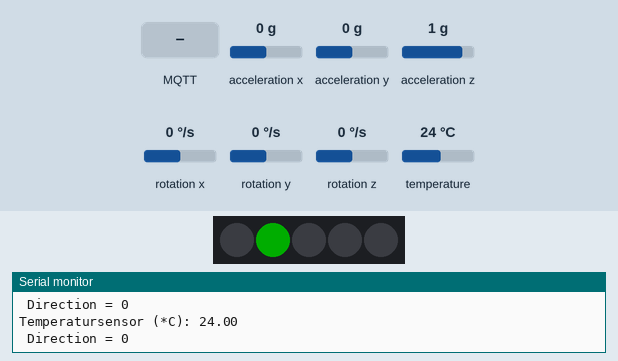
The sketch below on a simulated ESP32. Shown: 5 RGB LEDs in strip order, left to right, the last lines printed to the serial monitor. Wiring (inferred from the names in the program): MPU-6050 motion sensor at I2C address 0x68. The inputs (shaded band) are chosen by the test bench; at power-on: acceleration z 1 g, acceleration x 0 g, acceleration y 0 g, rotation x 0 °/s, rotation y 0 °/s, rotation z 0 °/s, temperature 24 °C. Dim RGB values are drawn brighter than linear; WiFi joins after 1.5 s; servers stay silent unless stated; no MQTT or app messages arrive unless stated.

Above: at 2.7 s.
2.8 s: MQTT message "1" arrives on the first subscribed topic
At 4.5 s:
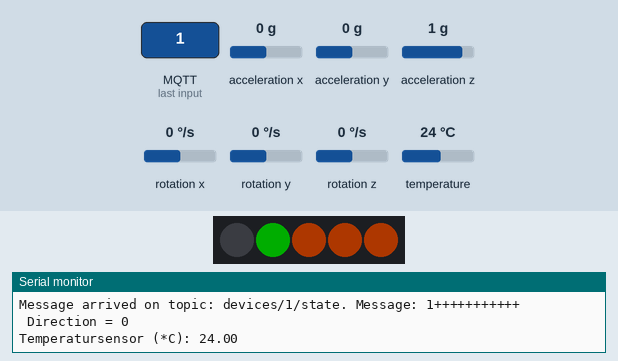
4.8 s: acceleration z set to -1.4 g
At 6.8 s:
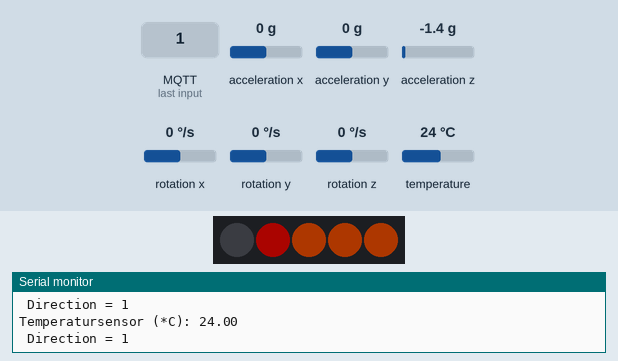
7.8 s: MQTT message "2" arrives on the first subscribed topic
At 9.5 s:
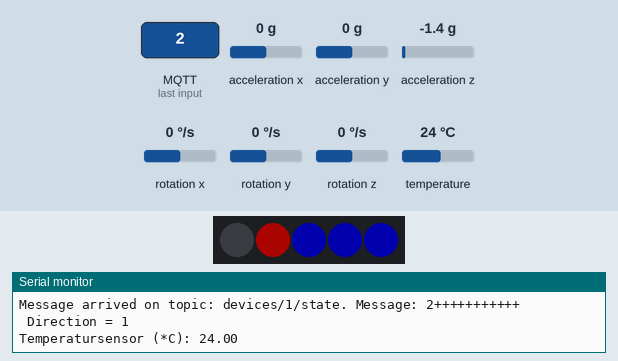
9.8 s: acceleration z set to 0 g
At 11.9 s:
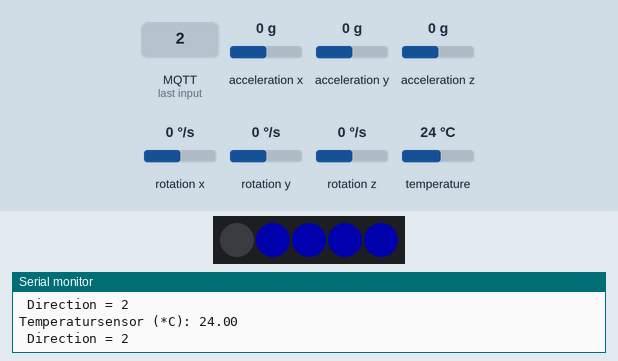
12.8 s: MQTT message "0" arrives on the first subscribed topic
At 13.6 s:
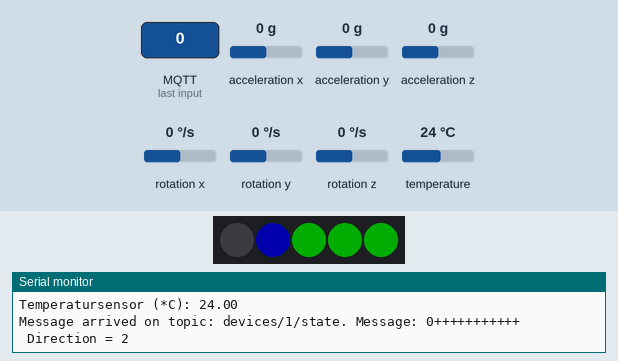
14.8 s: MQTT message "4" arrives on the first subscribed topic
At 16.3 s:
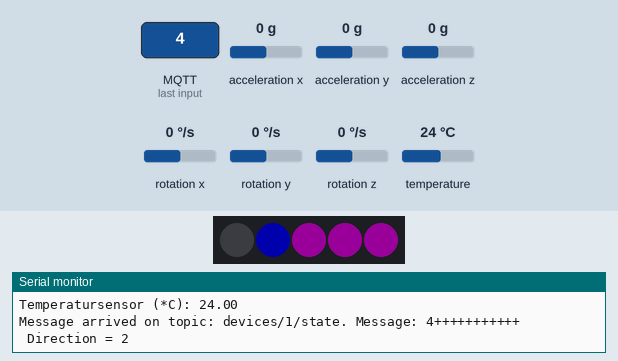
Timing chart, 0 to 17.8 s (numbered marks = the images above; inputs shaded):
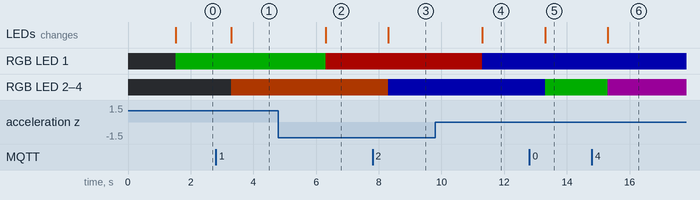

The sketch:

sketch_all.ino
```cpp
// based on example code
// by (c) Michael Schoeffler 2017, http://www.mschoeffler.de

#include "Wire.h" // This library allows you to communicate with I2C devices.

#include <OneWire.h>
#include <DallasTemperature.h>
#include <WiFi.h>
#include <PubSubClient.h>
#include <Adafruit_NeoPixel.h>

// this client ID also selects the channel for the mqtt messages
#define CLIENT_ID "1"

DeviceAddress sensorAddress = { 0x28, 0xFF, 0x2F, 0x47, 0xA1, 0x16, 0x5, 0x9D };//sensor 1
//DeviceAddress sensorAddress = { 0x28, 0xFF, 0x7A, 0xE3, 0xA0, 0x16, 0x4, 0x88 }; //sensor 2
//DeviceAddress sensorAddress = { 0x28, 0xFF, 0x24, 0xE, 0xA1, 0x16, 0x3, 0x43 };//sensor 3
//DeviceAddress sensorAddress = { 0x28, 0xFF, 0x2B, 0x17, 0xA1, 0x16, 0x3, 0x87 };//sensor 4

const char* ssid = "FI_WLAN";
const char* password = "FI-Labor";


// MQTT Broker IP address
const char* mqtt_server = "10.43.0.77";

// MQTT channels
const char* mqtt_dir_chan = "devices/" CLIENT_ID "/direction";
const char* mqtt_temp_chan = "devices/" CLIENT_ID "/temperature";
const char* mqtt_state_chan = "devices/" CLIENT_ID "/state";


#define LED_PIN  2     // LED data wire is on pin G2
#define LED_COUNT 5    // there are 5 LEDs on most LED strands
#define ONE_WIRE_BUS 4 // Data wire for temp sensor is connected to GPIO4

// global variables
Adafruit_NeoPixel strip(LED_COUNT, LED_PIN, NEO_GRB + NEO_KHZ800);
WiFiClient espClient;
PubSubClient client(espClient);

// Setup a oneWire instance to communicate with a OneWire device
OneWire oneWire(ONE_WIRE_BUS);
// Pass our oneWire reference to Dallas Temperature sensor
DallasTemperature sensors(&oneWire);
//Change Temp Sensor Addresses


const int MPU_ADDR = 0x68; // I2C address of the MPU-6050. If AD0 pin is set to HIGH, the I2C address will be 0x69.

int16_t accelerometer_x, accelerometer_y, accelerometer_z; // variables for accelerometer raw data
int16_t gyro_x, gyro_y, gyro_z; // variables for gyro raw data
int16_t temperature; // variables for temperature data
long now=millis();
int tangibledirection = 0;
String statusColor = "";

void initLed() {
  strip.begin(); // INITIALIZE NeoPixel strip object (REQUIRED)
  strip.show();
  strip.setBrightness(50);
  strip.clear();
  strip.setPixelColor(0,strip.Color(55,55,55));
  strip.setPixelColor(1,strip.Color(55,55,55));
  strip.setPixelColor(2,strip.Color(55,55,55));
  strip.setPixelColor(3,strip.Color(55,55,55));
  strip.show();
}

void setup_wifi() {
  delay(10);
  // We start by connecting to a WiFi network
  Serial.println();
  Serial.print("Connecting to ");
  Serial.println(ssid);
  WiFi.begin(ssid, password);
  while (WiFi.status() != WL_CONNECTED) {
    delay(500);
    Serial.print(".");
  }
  Serial.println("");
  Serial.println("WiFi connected");
  Serial.println("IP address: ");
  Serial.println(WiFi.localIP());
}

void initGyro() {
  Wire.begin();
  Wire.beginTransmission(MPU_ADDR); // Begins a transmission to the I2C slave (GY-521 board)
  Wire.write(0x6B); // PWR_MGMT_1 register
  Wire.write(0); // set to zero (wakes up the MPU-6050)
  Wire.endTransmission(true);
}

void reconnect() {
  // Loop until we're reconnected
  while (!client.connected()) {
    Serial.print("Attempting MQTT connection...");
    // Attempt to connect
    if (client.connect("ESP8266Client" CLIENT_ID)) {
      Serial.print("connected - ");
      Serial.println("ESP8266Client" CLIENT_ID);
      // Subscribe
      client.subscribe(mqtt_state_chan);
    } else {
      Serial.print("failed, rc=");
      Serial.print(client.state());
      Serial.println(" try again in 5 seconds");
      // Wait 5 seconds before retrying
      delay(500);
    }
  }
}
void callback(char* topic, byte* message, unsigned int length) {
  Serial.print("Message arrived on topic: ");
  Serial.print(topic);
  Serial.print(". Message: ");
  String messageTmp;

  for (int i = 0; i < length; i++) {
    messageTmp += (char)message[i];
  }
  Serial.print(messageTmp);
  Serial.print("+++++++++++");
  Serial.println();
  statusColor = messageTmp;
}

void readGyro() {
  Wire.beginTransmission(MPU_ADDR);
  Wire.write(0x3B); // starting with register 0x3B (ACCEL_XOUT_H) [MPU-6000 and MPU-6050 Register Map and Descriptions Revision 4.2, p.40]
  Wire.endTransmission(false); // the parameter indicates that the Arduino will send a restart. As a result, the connection is kept active.
  Wire.requestFrom(MPU_ADDR, 7*2, true); // request a total of 7*2=14 registers

  // "Wire.read()<<8 | Wire.read();" means two registers are read and stored in the same variable
  accelerometer_x = Wire.read()<<8 | Wire.read(); // reading registers: 0x3B (ACCEL_XOUT_H) and 0x3C (ACCEL_XOUT_L)
  accelerometer_y = Wire.read()<<8 | Wire.read(); // reading registers: 0x3D (ACCEL_YOUT_H) and 0x3E (ACCEL_YOUT_L)
  accelerometer_z = Wire.read()<<8 | Wire.read(); // reading registers: 0x3F (ACCEL_ZOUT_H) and 0x40 (ACCEL_ZOUT_L)
  temperature = Wire.read()<<8 | Wire.read(); // reading registers: 0x41 (TEMP_OUT_H) and 0x42 (TEMP_OUT_L)
  gyro_x = Wire.read()<<8 | Wire.read(); // reading registers: 0x43 (GYRO_XOUT_H) and 0x44 (GYRO_XOUT_L)
  gyro_y = Wire.read()<<8 | Wire.read(); // reading registers: 0x45 (GYRO_YOUT_H) and 0x46 (GYRO_YOUT_L)
  gyro_z = Wire.read()<<8 | Wire.read(); // reading registers: 0x47 (GYRO_ZOUT_H) and 0x48 (GYRO_ZOUT_L)

  //Lage bestimmen
  tangibledirection = 2; //default liegend
  if (accelerometer_z > 5000) {
    tangibledirection = 0;
  }
  if (accelerometer_z < -5000) {
    tangibledirection = 1;
  }

  // Ausgeben und an MQTT-Broker senden
  char dirString[8];
  dtostrf(tangibledirection, 1, 0, dirString);
  Serial.print(" Direction = ");
  Serial.print(dirString);
  Serial.println();
  client.publish(mqtt_dir_chan, dirString);
}

void readTemp(void){
  //Serial.print("Requesting temperatures...");
  sensors.requestTemperatures(); // Send the command to get temperatures
  char tempString[8];
  dtostrf(sensors.getTempC(sensorAddress), 1, 2, tempString);
  Serial.print("Temperatursensor (*C): ");
  Serial.println(tempString);
  client.publish(mqtt_temp_chan, tempString);
}

void updateLeds(){
  strip.clear();
  if (tangibledirection == 2) {
    strip.setPixelColor(1,strip.Color(0,0,255));
  }
  if (tangibledirection == 0) {
    strip.setPixelColor(1,strip.Color(0,255,0));
  }
  if (tangibledirection == 1) {
     strip.setPixelColor(1,strip.Color(235,10,0));
  }
  uint32_t myColor = strip.Color(1,1,1);

  if(statusColor == "0"){
    myColor = strip.Color(0,255,0);
  }
  if(statusColor == "1"){
    myColor = strip.Color(255,83,0);
  }
  if(statusColor == "2"){
    myColor = strip.Color(0,0,255);
  }
  if(statusColor == "3"){
    myColor = strip.Color(255,0,0);
  }
  if(statusColor == "4"){
    myColor =  strip.Color(128,0,128);
  }
  if(statusColor == "5"){
    myColor =  strip.Color(255,255,255);
  }

  strip.setPixelColor(0,strip.Color(0,0,0));
  strip.setPixelColor(2,myColor);
  strip.setPixelColor(3,myColor);
  strip.setPixelColor(4,myColor);
  delay(1);      // see https://github.com/adafruit/Adafruit_NeoPixel/issues/139
  //portDISABLE_INTERRUPTS();
  strip.show();  // this does not really prevent flickering, but mitigates the problem a bit
                 // this is a fundamental problem in the adafruit neopixel lib
  //portENABLE_INTERRUPTS();
}


// ########################################
void setup() {
  Serial.begin(115200);
  setup_wifi();
  initLed();
  initGyro();
  sensors.begin();
  Serial.println(WiFi.macAddress());
  Serial.println(WiFi.localIP());
  client.setServer(mqtt_server, 1883);
  client.setCallback(callback); //callback for MQTT events
  client.subscribe(mqtt_state_chan);

}

// ########################################
void loop() {
  if (client.connected()) {
    client.loop(); //process incoming MQTT messages
  }
  updateLeds();
  if(millis()>=now+1000){
    now = millis();
    if (WiFi.status() != WL_CONNECTED) {
      setup_wifi();
    }
    if (!client.connected()) {
      reconnect();
    }
    readGyro();
    readTemp();
  }
  //delay(250);
}
```

Measured:
- after the input at 2.8 s, RGB LED 2–4: off → RGB(50, 16, 0) after 0.50 s; the LEDs: change after 0.50 s (image 1)
- after the input at 4.8 s, RGB LED 1: RGB(0, 50, 0) → RGB(46, 1, 0) after 1.5 s; the LEDs: change after 1.5 s (image 2)
- after the input at 7.8 s, RGB LED 2–4: RGB(50, 16, 0) → RGB(0, 0, 50) after 0.50 s; the LEDs: change after 0.50 s (image 3)
- after the input at 9.8 s, RGB LED 1: RGB(46, 1, 0) → RGB(0, 0, 50) after 1.5 s; the LEDs: change after 1.5 s (image 4)
- after the input at 12.8 s, RGB LED 2–4: RGB(0, 0, 50) → RGB(0, 50, 0) after 0.51 s; the LEDs: change after 0.51 s (image 5)
- after the input at 14.8 s, RGB LED 2–4: RGB(0, 50, 0) → RGB(25, 0, 25) after 0.51 s; the LEDs: change after 0.51 s (image 6)
